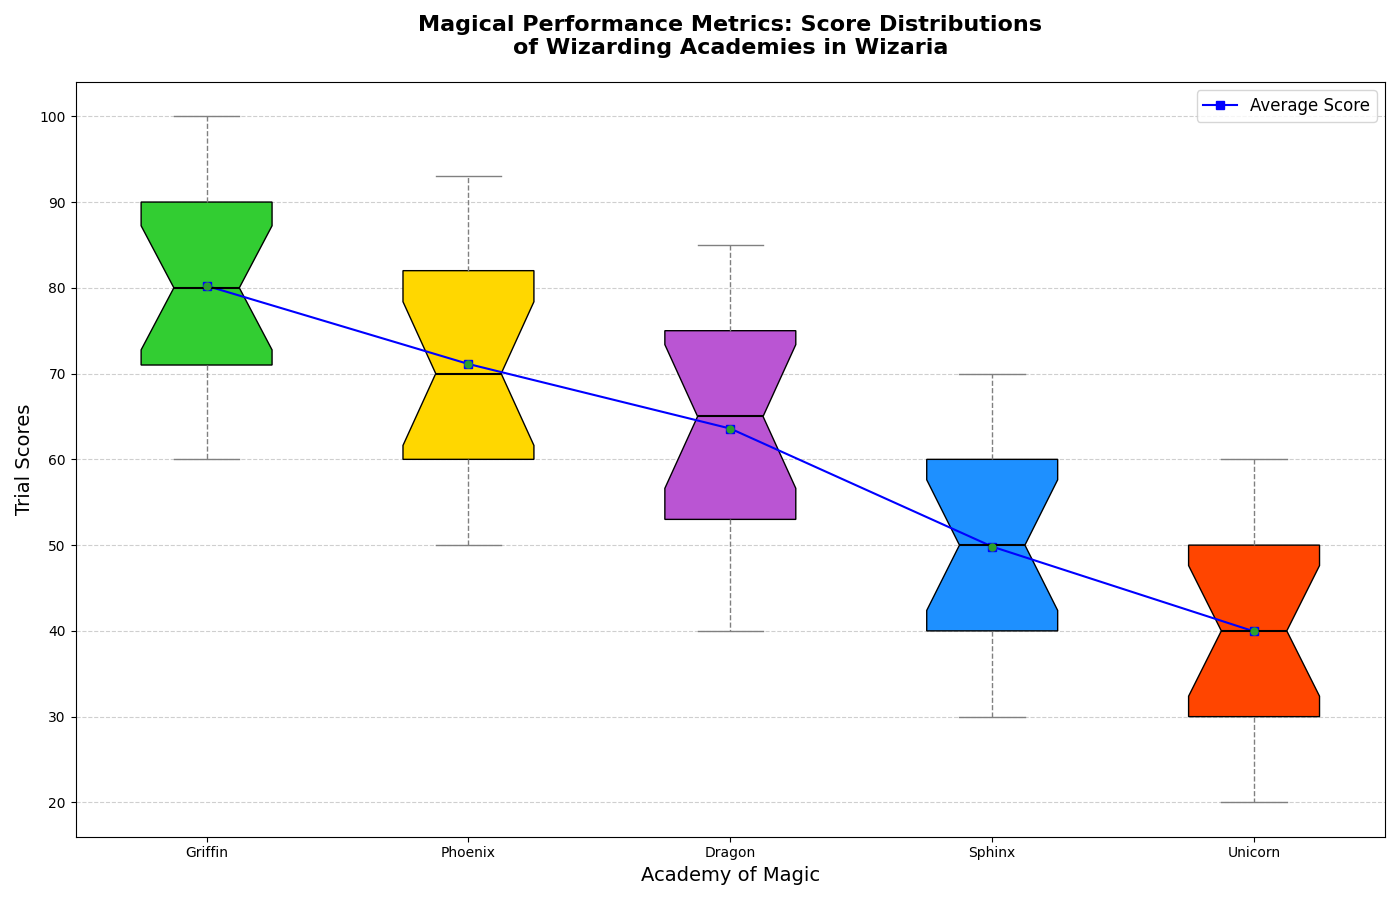

The Python source for this figure:
import matplotlib.pyplot as plt
import numpy as np

academy_griffin_scores = [60, 62, 67, 70, 71, 72, 75, 78, 80, 82, 85, 87, 90, 93, 95, 97, 100]
academy_phoenix_scores = [50, 52, 55, 57, 60, 62, 65, 68, 70, 75, 78, 80, 82, 85, 87, 90, 93]
academy_dragon_scores = [40, 42, 45, 50, 53, 55, 60, 62, 65, 67, 70, 73, 75, 77, 80, 82, 85]
academy_sphinx_scores = [30, 32, 35, 37, 40, 42, 45, 47, 50, 53, 55, 57, 60, 62, 65, 67, 70]
academy_unicorn_scores = [20, 22, 25, 27, 30, 32, 35, 38, 40, 42, 45, 48, 50, 53, 55, 57, 60]

data = [
    academy_griffin_scores,
    academy_phoenix_scores,
    academy_dragon_scores,
    academy_sphinx_scores,
    academy_unicorn_scores
]

averages = [np.mean(scores) for scores in data]
academies = ['Griffin', 'Phoenix', 'Dragon', 'Sphinx', 'Unicorn']

fig, ax = plt.subplots(figsize=(14, 9))
box = ax.boxplot(data, labels=academies, patch_artist=True, notch=True, showmeans=True)

# Shuffled colors
colors = ['#32CD32', '#FFD700', '#BA55D3', '#1E90FF', '#FF4500']
for patch, color in zip(box['boxes'], colors):
    patch.set_facecolor(color)

plt.setp(box['medians'], color='black', linewidth=1.5)
plt.setp(box['means'], marker='o', color='red', markersize=5)
plt.setp(box['whiskers'], linestyle='--', color='gray')
plt.setp(box['caps'], color='gray')

ax.plot(range(1, len(academies) + 1), averages, marker='s', linestyle='-', color='blue', label='Average Score')

outliers = [
    [score for score in scores if score < np.percentile(scores, 25) - 1.5*(np.percentile(scores, 75) - np.percentile(scores, 25)) 
                     or score > np.percentile(scores, 75) + 1.5*(np.percentile(scores, 75) - np.percentile(scores, 25))]
    for scores in data
]

for idx, academy_outliers in enumerate(outliers):
    ax.scatter([idx + 1] * len(academy_outliers), academy_outliers, color='black', zorder=3)

ax.set_title('Magical Performance Metrics: Score Distributions\nof Wizarding Academies in Wizaria', fontsize=16, fontweight='bold', pad=20)
ax.set_xlabel('Academy of Magic', fontsize=14)
ax.set_ylabel('Trial Scores', fontsize=14)

ax.legend(loc='upper right', fontsize=12)

ax.grid(axis='y', linestyle='--', alpha=0.6)
plt.tight_layout()

plt.show()
